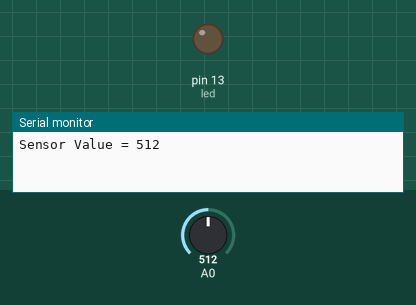
Simulated run of this sketch. Board: Arduino Uno, built with avr-gcc and run on an emulated ATmega328P. Shown: output pins drawn as LEDs (lit = HIGH), the last lines printed to the serial monitor. The inputs (shaded band) are chosen by the test bench; at power-on: A0 = 512.

Above: at 0.1 s.
At 0.6 s:
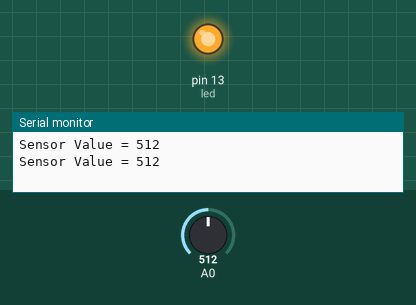
Timing chart, 0 to 2.1 s (numbered marks = the images above):
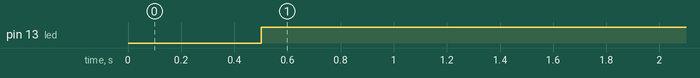

The sketch:

LDR_with_LED.ino
```cpp
int sensor;
int led = 13;
void setup() {
  Serial.begin(9600);
  pinMode(led, OUTPUT);
}

void loop() {
  sensor = analogRead(A0);
  Serial.print("Sensor Value = "); // it prints in serial monitor.
  Serial.println(sensor);
  delay(500);
  if(sensor<500){
    digitalWrite(led,LOW);
  }
  else{
    digitalWrite(led,HIGH);
  }


}
```

Measured:
- by itself, pin 13 (led): LOW → HIGH at 0.50 s
